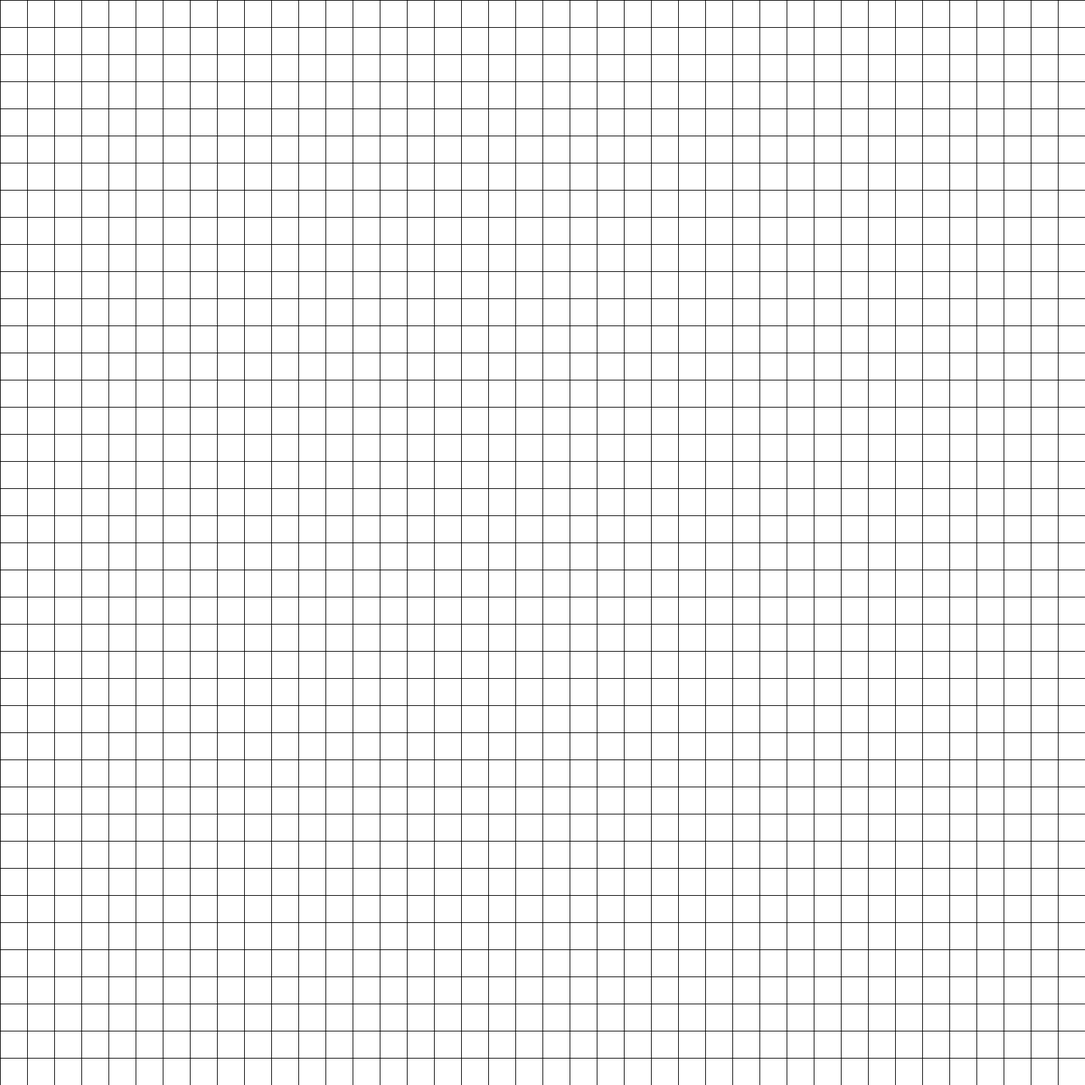
Frame 1 (no input)
Frame 60 (the mouse pressed at the canvas centre just before this capture): identical to frame 1, image omitted
Frame 120 (the mouse held since frame 60 and released just before this capture): identical to frame 1, image omitted

The Processing sketch that drew this single still picture (run headless with seeded random() and noise(); from frame 60 on, the mouse is pressed at the canvas centre):

// Processing sketch: GridDrawing
// ── GridDrawing.pde
int scale = 40;
int margin = scale-0;
int rounding = 0;
int countx = 0;
int county = 0;
color[][] pixelColor;
void setup() {
  size(1600, 1600);
  //fullScreen();
  drawGrid();
  noStroke();
}
void draw() {
  int x = (mouseX/scale)*scale+margin;
  int y = (mouseY/scale)*scale+margin;
  if (mousePressed && (mouseButton == LEFT)) {
    int indexX = constrain((mouseX/scale), 0, countx-1);
    int indexY = constrain((mouseY/scale), 0, county-1);
    fill(pixelColor[indexX][indexY]);
    rect(x, y, scale-(margin*2), scale-(margin*2), rounding);
  }
  if (mousePressed && (mouseButton == RIGHT)) {
    stroke(0);
    fill(255);
    rect(x, y, scale-(scale*2), scale-(scale*2));
    noStroke();
  }
  if (mousePressed && (mouseButton == CENTER)) {
    drawGrid();
  }
}

void drawGrid() {
  background(255);
  strokeWeight(1);
  stroke(0, 0, 0);
  for (int y = 0; y < height; y+=scale) {
    line(0, y, width, y);
    county++;
  }
  stroke(0, 0, 0);
  for (int x = 0; x < width; x+=scale) {
    line(x, 0, x, height);
    countx++;
  }
  pixelColor = new color[countx][county];
  for (int i = 0; i < pixelColor.length; i++) {
    for (int j = 0; j < pixelColor[i].length; j++) {
      pixelColor[i][j] = color(random(255), random(255), random(255));
    }
  }
}
